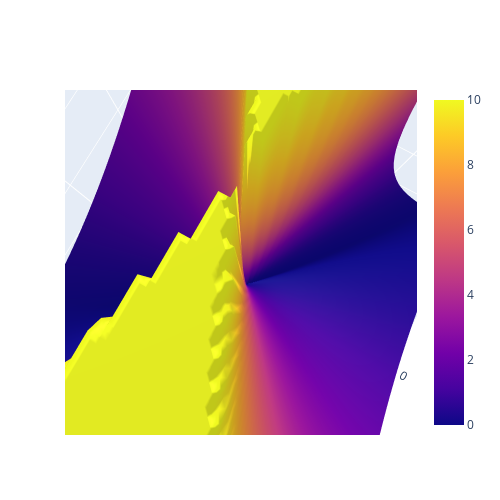

Here is the notebook cell this chart was saved with:
### Code cell
import plotly.graph_objects as go
import pandas as pd
import numpy as np
# Read data from a csv
x, y = np.linspace(-100, 100, 100), np.linspace(-100, 100, 100)
z = np.empty((100,100))
for i in range(100):
    for j in range(100):
        z[i,j] = (x[i]/y[j]-1)**2
        if z[i,j]>10:
            z[i,j]=10
fig = go.Figure(data=[go.Surface(z=z, x=x, y=y)])
fig.update_layout(width=500, height=500,
                  margin=dict(l=65, r=50, b=65, t=90))
fig.show()
